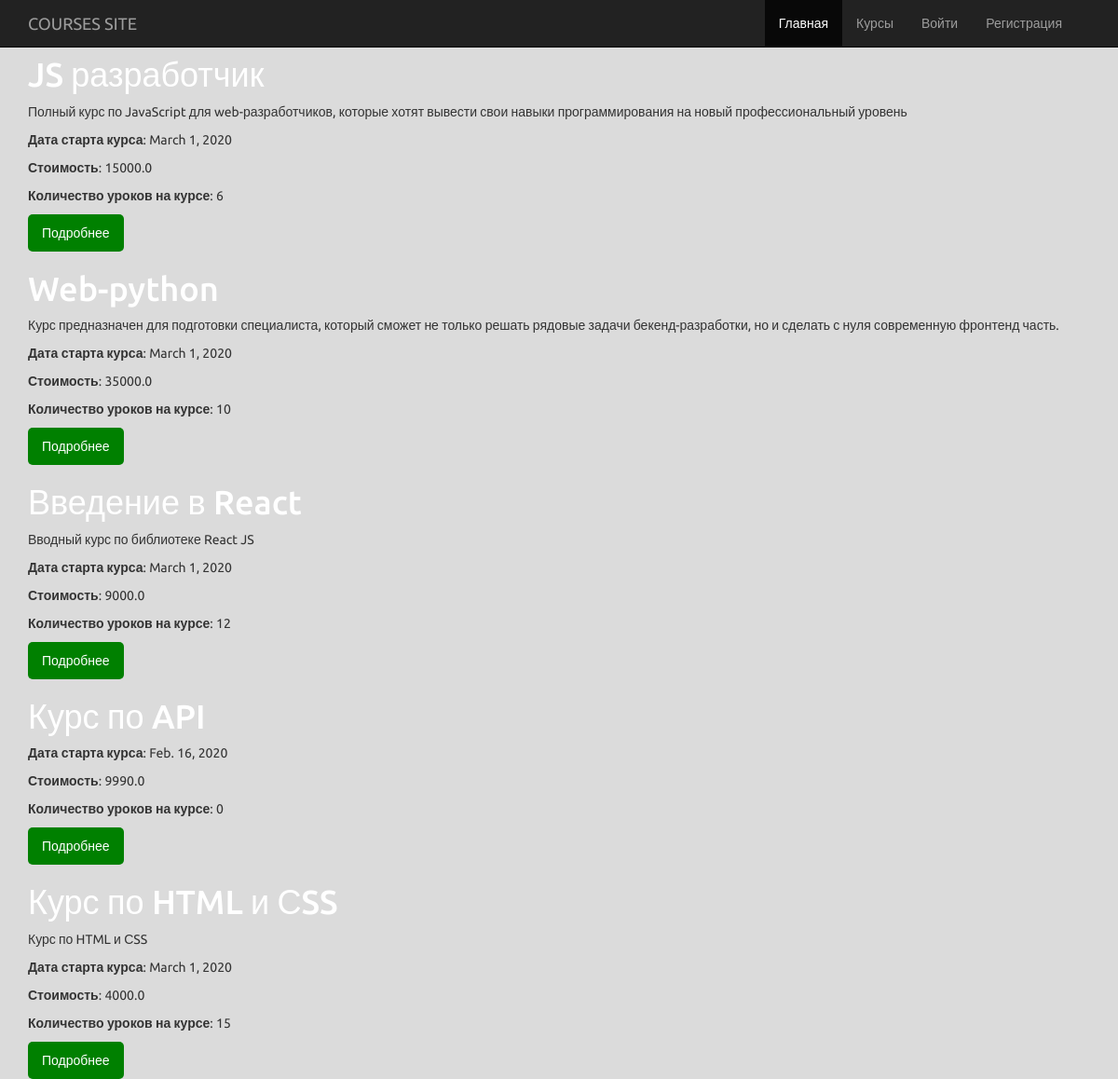
Page /courses/ on the committed database.
### courses/models.py (models this page shows, shortened)
class Course(models.Model):
    title = models.CharField('Название курса', max_length=200)
    description = models.TextField('Описание курса')
    length = models.IntegerField('Длительность, мес', default=0)
    lesson_quantity = models.IntegerField('Количество уроков', default=0)
    course_program = models.TextField('Программа курса', blank=True)
    start_date = models.DateField('Дата старта', default=date.today)
    price = models.FloatField('Стоимость курса', default=0)
    course_teacher = models.ManyToManyField('Teacher', blank=True, verbose_name="Преподаватели курса")
    published = models.BooleanField('Опубликован', default=True)
    class Meta:
        verbose_name_plural = 'Курсы'
        verbose_name = 'Курс'
        ordering = ['title', 'price', 'start_date']

### courses/views.py (the view)
# urls.py: urlpatterns = [path('', views.courses_page, name='courses'),
def courses_page(request):
    courses = Course.objects.filter(published=True)
    return render(request, 'courses/index.html', {'courses': courses})

### courses/templates/courses/index.html
{% extends 'courses/base.html' %}
{% load static %}
{% block content %}
<div class="container">
    {% for course in courses %}
        <h1><a href="{% url 'course_detail' pk=course.pk %}">{{ course.title }}</a></h1>
        <p>{{ course.description }}</p>
        <p><b>Дата старта курса</b>: {{ course.start_date }}</p>
        <p><b>Стоимость</b>: {{ course.price }}</p>
        <p><b>Количество уроков на курсе</b>: {{ course.lesson_quantity }}</p>
        <button><a href="{% url 'course_detail' pk=course.pk %}">Подробнее</a></button>
    {% endfor %}
</div>
{% endblock %}

### static/css/my.css (style rules this page uses)
body { font-family: 'Ubuntu', sans-serif; background-color: #dbdbdb; }
button { background: green; color: white; border: none; padding: 10px 15px; border-radius: 5px; }
a { color: white; }

### rows in the picture
Course: title "JS разработчик", description "Полный курс по JavaScript для web-разработчиков, которые хотят вывести свои навыки программирования на новый профессиональный уровень", start_date "March 1, 2020", price "15000.0", lesson_quantity "6"
Course: title "Web-python", description "Курс предназначен для подготовки специалиста, который сможет не только решать рядовые задачи бекенд-разработки, но и сделать с нуля современную фронтенд часть.", start_date "March 1, 2020", price "35000.0", lesson_quantity "10"
Course: title "Введение в React", description "Вводный курс по библиотеке React JS", start_date "March 1, 2020", price "9000.0", lesson_quantity "12"
Course: title "Курс по API", start_date "Feb. 16, 2020", price "9990.0", lesson_quantity "0"
Course: title "Курс по HTML и СSS", description "Курс по HTML и СSS", start_date "March 1, 2020", price "4000.0", lesson_quantity "15"
